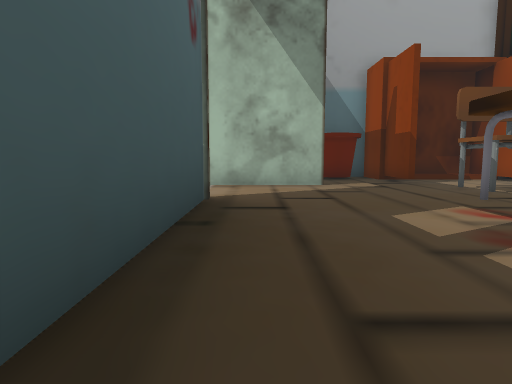
View 1 (above)

22 first-person views from a walk through a Unity game level. The camera is 1.4 m above the floor, tilts 6° down and sees 75° across. The floor is counted in squares, 2 m on a side. Each view is taken from the middle of a square. On the plan, view 1 faces up. The plan holds only what a view shows up to about 10 squares ahead; the rest is blank.

View 2
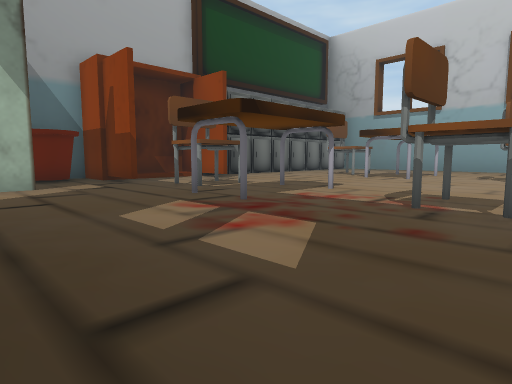

View 3
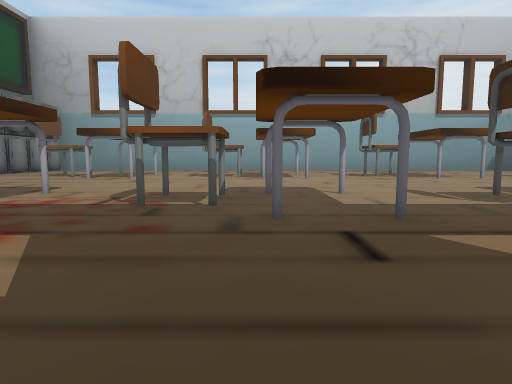

View 4
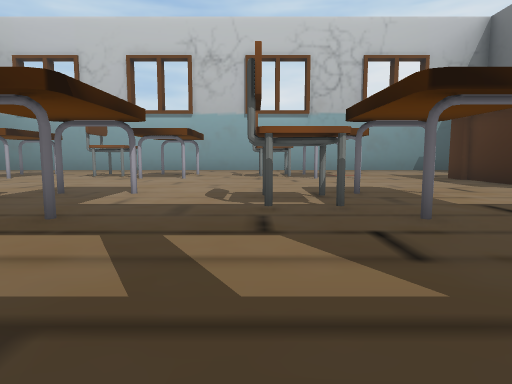

View 5
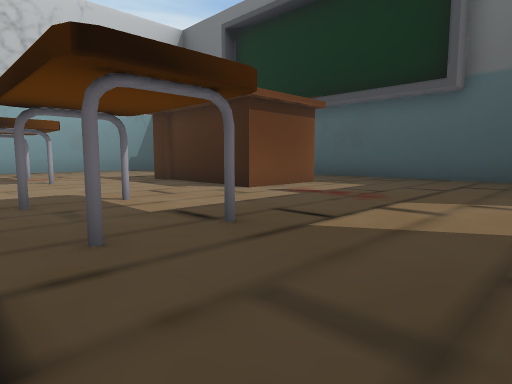

View 6
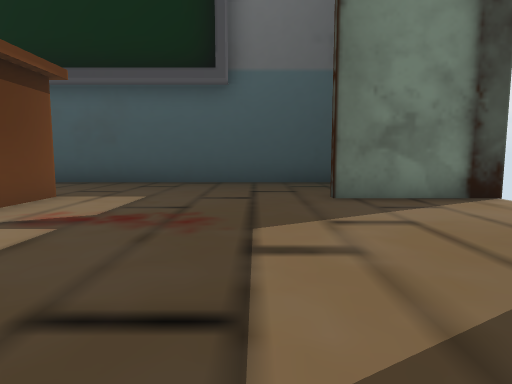

View 7
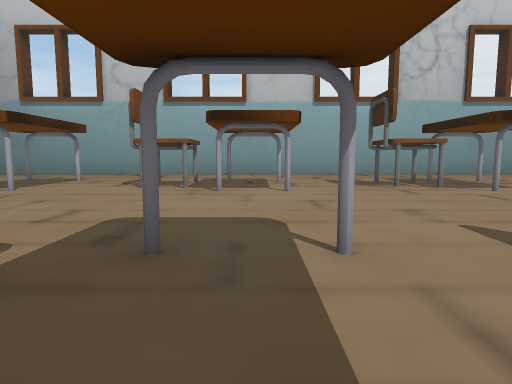

View 8
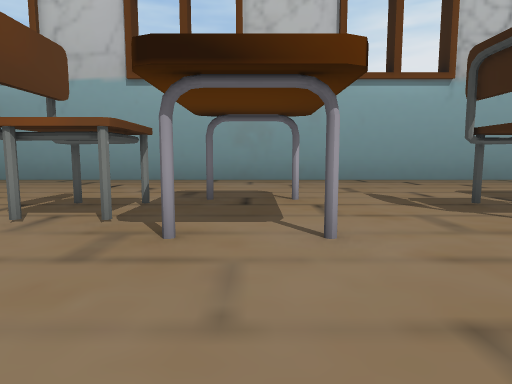

View 9
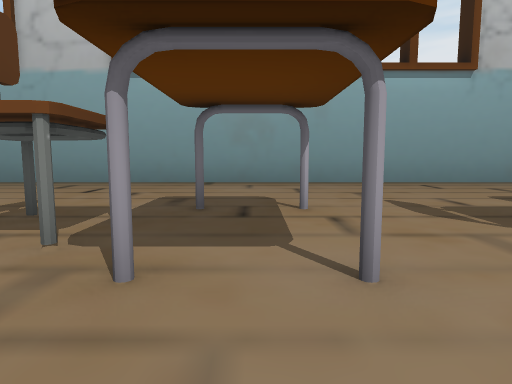

View 10
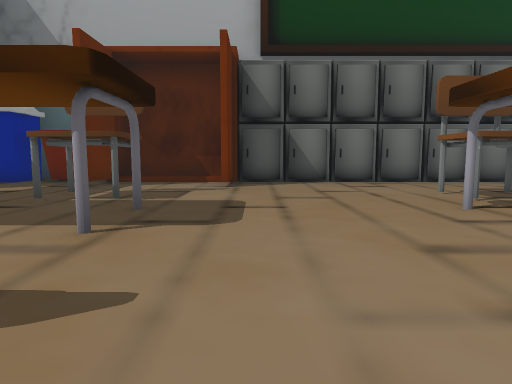

View 11
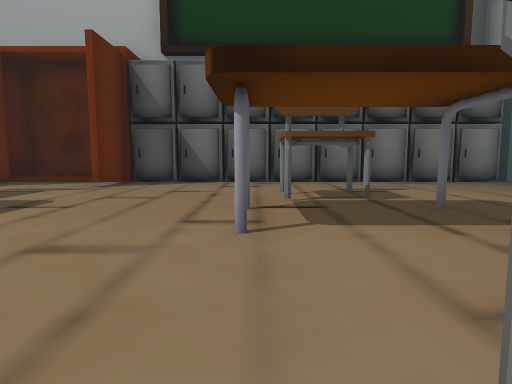

View 12
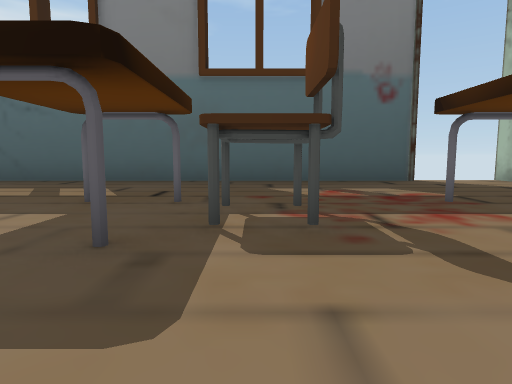

View 13
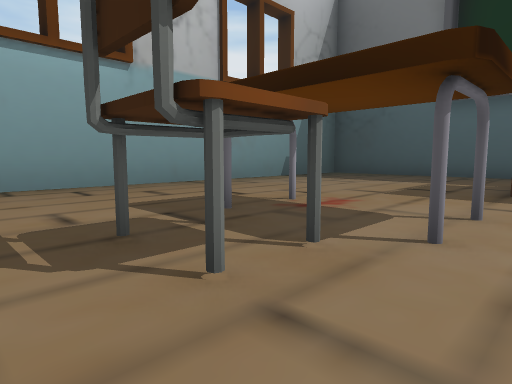

View 14
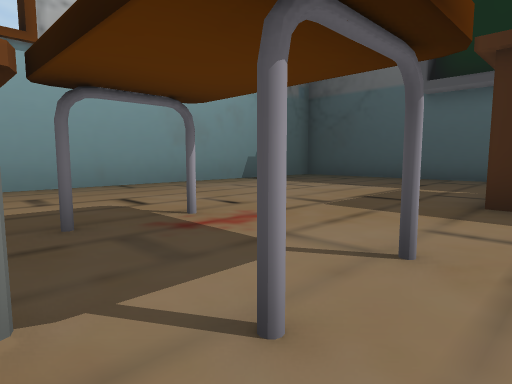

View 15
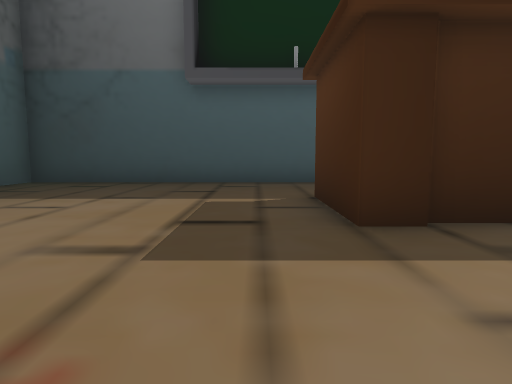

View 16
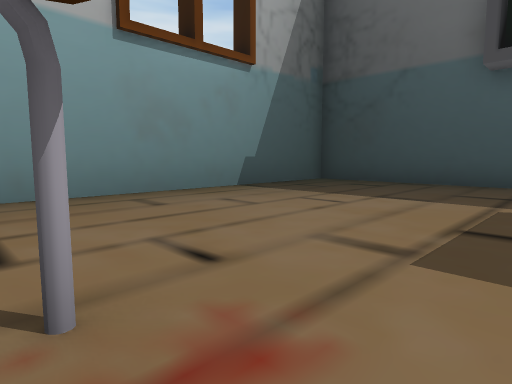

View 17
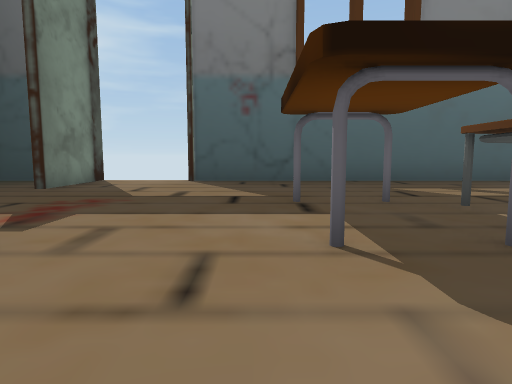

View 18
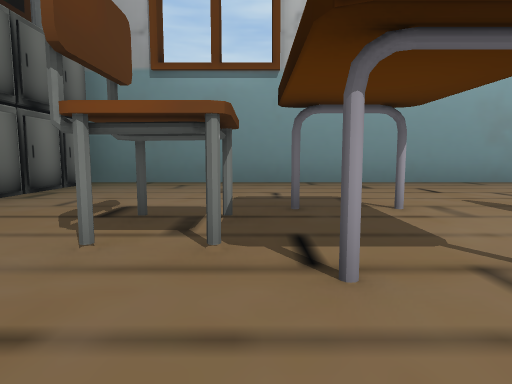

View 19
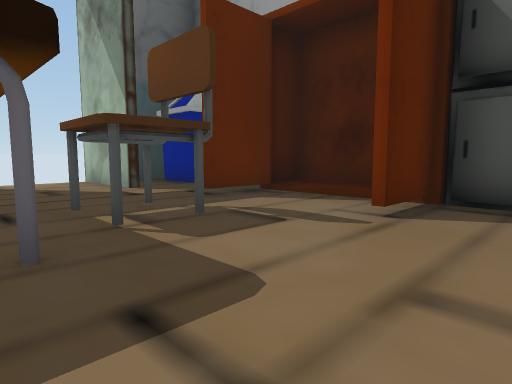

View 20
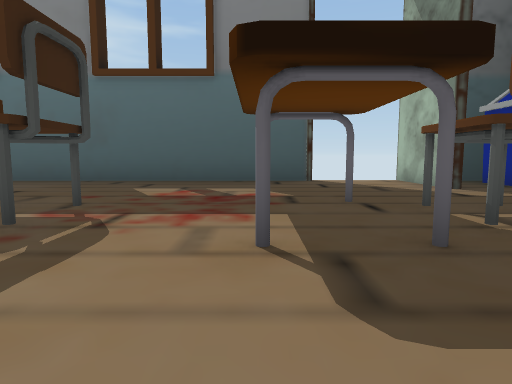

View 21
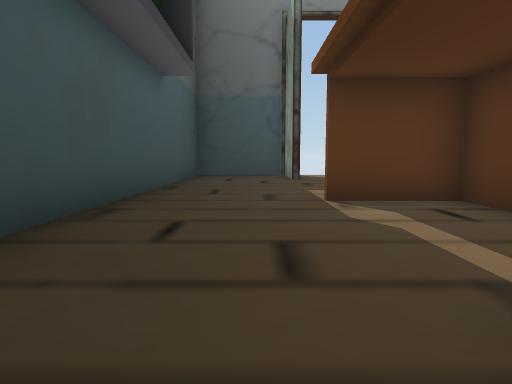

View 22
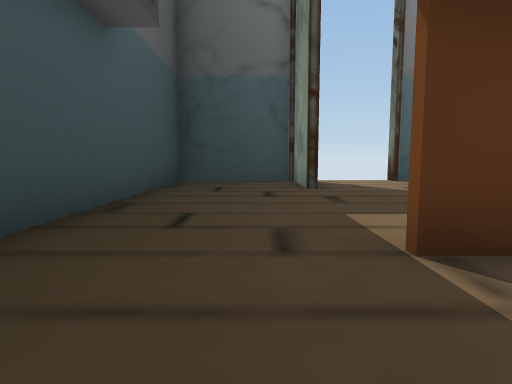

### Floor plan
Key: @ floor where view 1 was taken; # wall or solid block; x gap in a wall; . main floor; : floor 0.25 m higher than the main floor.
Columns run from 1 left of view 1 to 19 right of it. Each row starts with its distance up from view 1.
 12      ###
 11 ######:::########## #
 10 #....#..##..........#
  9 ###..#..#...........#
  8 ....................#
  7 .......#.....##.....#
  6 .......x.....##.....#
  5 #....x.x............#
  4 #....#.#....#..#....#
  3 #...................#
  2 #.............#.....#
  1 #....x.x............#
  0 #@..........#..#....#
 -1 #...................#
 -2 #....#.#....#..#....#
 -3 #...................#
 -4 #............##.....#
 -5 #............##.....#
 -6 #....#.#....#..#....#
 -7 #...................#
 -8 #...................#
 -9 #...................#
-10 #...................#
-11 ........#####.......#
-12 ........#...#.......#
-13 ###.................#
-14 #...................#
-15 #...................#
-16 #...................#
-17 #####################

Positions as (right, up) in squares from view 1, and headings:
1: (0, 0), facing up
2: (0, 0), facing up-right
3: (0, 0), facing right
4: (0, -4), facing right
5: (1, -5), facing down-right
6: (3, -7), facing down
7: (4, -1), facing right
8: (8, -1), facing right
9: (9, -1), facing right
10: (8, 1), facing up
11: (11, 1), facing up
12: (9, 1), facing left
13: (10, -3), facing down-right
14: (10, -5), facing down-right
15: (12, -7), facing down
16: (12, -7), facing down-right
17: (9, -8), facing left
18: (9, 6), facing right
19: (9, 5), facing up-left
20: (9, 4), facing left
21: (12, -14), facing left
22: (9, -14), facing left
